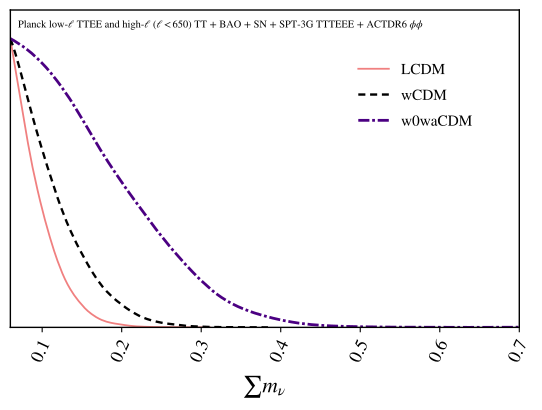

Write the Python code that produced this figure.
import getdist.plots as gplot
from getdist import MCSamples
from getdist import loadMCSamples
import os
import matplotlib
import subprocess
import matplotlib.pyplot as plt
import numpy as np

# GENERAL PLOT OPTIONS
matplotlib.rcParams['mathtext.fontset'] = 'stix'
matplotlib.rcParams['font.family'] = 'STIXGeneral'
matplotlib.rcParams['mathtext.rm'] = 'Bitstream Vera Sans'
matplotlib.rcParams['mathtext.it'] = 'Bitstream Vera Sans:italic'
matplotlib.rcParams['mathtext.bf'] = 'Bitstream Vera Sans:bold'
matplotlib.rcParams['xtick.bottom'] = True
matplotlib.rcParams['xtick.top'] = False
matplotlib.rcParams['ytick.right'] = False
matplotlib.rcParams['axes.edgecolor'] = 'black'
matplotlib.rcParams['axes.linewidth'] = '1.0'
matplotlib.rcParams['axes.labelsize'] = 'medium'
matplotlib.rcParams['axes.grid'] = True
matplotlib.rcParams['grid.linewidth'] = '0.0'
matplotlib.rcParams['grid.alpha'] = '0.18'
matplotlib.rcParams['grid.color'] = 'lightgray'
matplotlib.rcParams['legend.labelspacing'] = 0.77
matplotlib.rcParams['savefig.bbox'] = 'tight'
matplotlib.rcParams['savefig.format'] = 'pdf'

parameter = [u'omegam',u'sigma8', u'As_1e9', u'ns', u'SS8', u'omegab', u'H0', u'LSST_A1_1', u'LSST_A1_2']
chaindir=os.getcwd()

analysissettings={'smooth_scale_1D':0.35,'smooth_scale_2D':0.35,'ignore_rows': u'0.5',
'range_confidence' : u'0.01'}

analysissettings2={'smooth_scale_1D':0.35,'smooth_scale_2D':0.35,'ignore_rows': u'0.0',
'range_confidence' : u'0.01'}

root_chains = (
  'EXAMPLE_MCMC22',
  'EXAMPLE_MCMC23',
  'EXAMPLE_MCMC24'
)

num_points_thin = 50000

# --------------------------------------------------------------------------------
samples=loadMCSamples(chaindir + '/../chains/' + root_chains[0],settings=analysissettings)
samples.thin(factor = int(np.sum(samples.weights)/num_points_thin))
p = samples.getParams()
samples.addDerived(p.omegam*p.H0/100.,name='gamma',label='{\\Omega_m h}')
samples.addDerived(p.s8omegamp5/0.5477225575,name='SS8',label='{S_8}')
samples.addDerived(p.mnu,name='mnu2',label='{\\sum m_\\nu}', range=[0.06,0.7])
samples.saveAsText(chaindir + '/.VM_P8_TMP1')
# --------------------------------------------------------------------------------
samples=loadMCSamples(chaindir + '/../chains/' + root_chains[1],settings=analysissettings)
samples.thin(factor = int(np.sum(samples.weights)/num_points_thin))
p = samples.getParams()
samples.addDerived(p.omegam*p.H0/100.,name='gamma',label='{\\Omega_m h}')
samples.addDerived(p.s8omegamp5/0.5477225575,name='SS8',label='{S_8}')
samples.addDerived(p.mnu,name='mnu2',label='{\\sum m_\\nu}', range=[0.06,0.7])
samples.saveAsText(chaindir + '/.VM_P8_TMP2')
# --------------------------------------------------------------------------------
samples=loadMCSamples(chaindir + '/../chains/' + root_chains[2],settings=analysissettings)
samples.thin(factor = int(np.sum(samples.weights)/num_points_thin))
p = samples.getParams()
samples.addDerived(p.omegam*p.H0/100.,name='gamma',label='{\\Omega_m h}')
samples.addDerived(p.s8omegamp5/0.5477225575,name='SS8',label='{S_8}')
samples.addDerived(p.mnu,name='mnu2',label='{\\sum m_\\nu}', range=[0.06,0.7])
samples.saveAsText(chaindir + '/.VM_P8_TMP3')
# --------------------------------------------------------------------------------

#GET DIST PLOT SETUP
g = gplot.get_single_plotter(
  chain_dir=chaindir,
  analysis_settings=analysissettings2,
  width_inch=5.3
)

g.settings.axis_tick_x_rotation=65
g.settings.lw_contour = 1.2
g.settings.legend_rect_border = False
g.settings.figure_legend_frame = False
g.settings.axes_fontsize = 13.0
g.settings.legend_fontsize = 11.0
g.settings.alpha_filled_add = 0.85
g.settings.lab_fontsize=15.5
g.legend_labels=False
g.settings.constrained_layout=True

g.plots_1d(
  [ 
    chaindir + '/.VM_P8_TMP1', 
    chaindir + '/.VM_P8_TMP2',
    chaindir + '/.VM_P8_TMP3'
  ],
  params=[u'mnu2'],
  line_args=[
    {'lw': 1.3,'ls': 'solid', 'color':'lightcoral'},
    {'lw': 1.7,'ls': '--', 'color':'black'},
    {'lw': 2.0,'ls': '-.', 'color': 'indigo'},
  ]
)

g.settings.tight_layout=True
g.finish_plot(
  legend_labels=[
    'LCDM',
    'wCDM',
    'w0waCDM'
  ],
  no_extra_legend_space=True,
  legend_loc=(0.65,0.67)
)

g.add_text('Planck low-$\\ell$ TTEE and high-$\\ell$ ($\\ell<650$) TT + BAO + SN + SPT-3G TTTEEE + ACTDR6 $\\phi\\phi$', 
  x=0.015, 
  y=0.95,
  fontsize=7.5,
  horizontalalignment='left'
)

ax = g.get_axes()
ax.set_xlim(0.06,0.7)
g.export()
